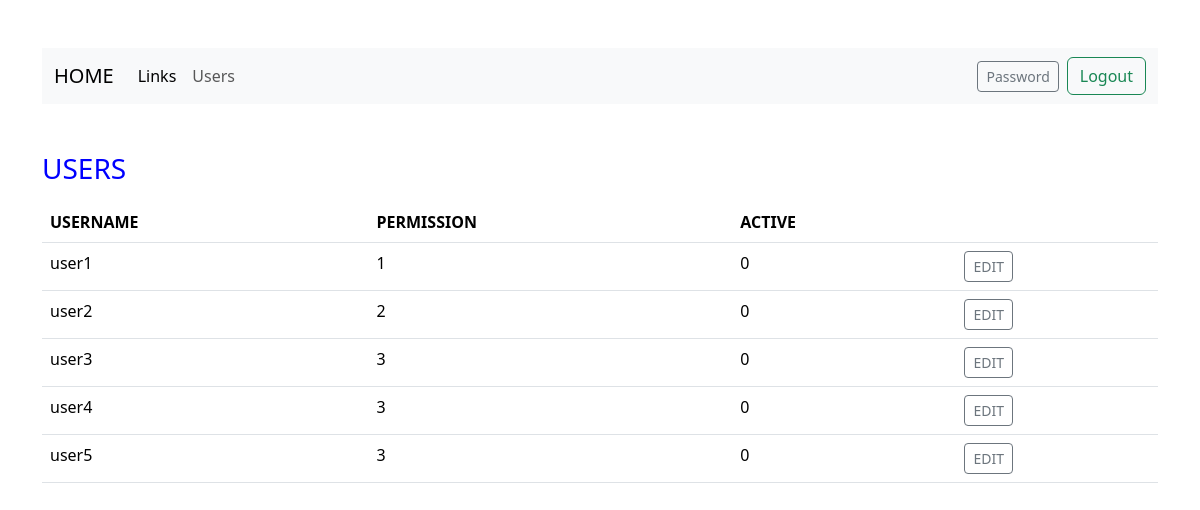
The page /users (signed in) on the database as committed earlier.
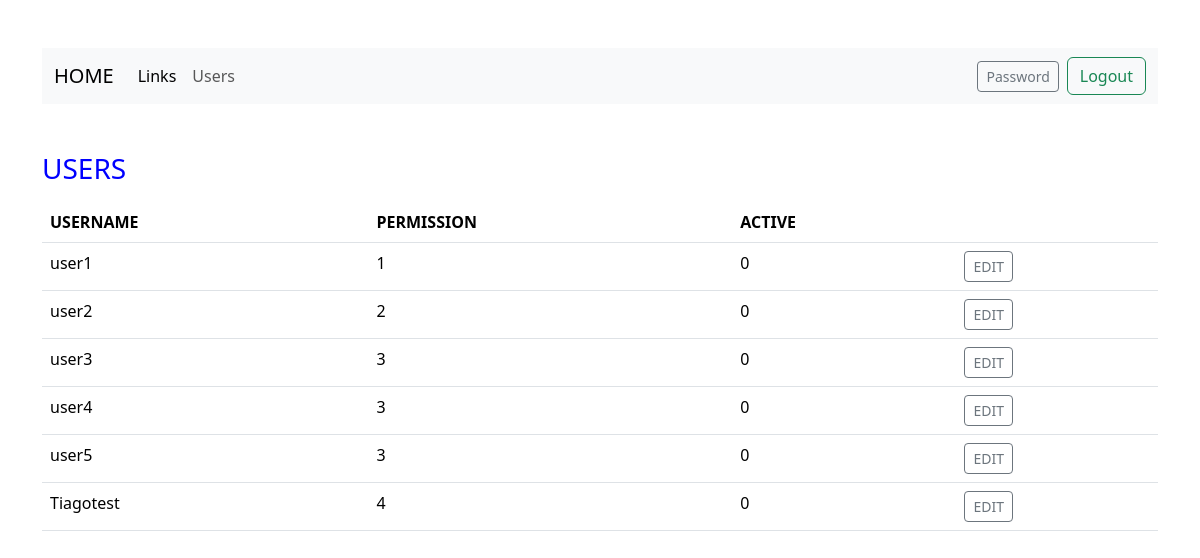
The same page on the database as committed later.
### tables this page shows
CREATE TABLE users (id INTEGER PRIMARY KEY AUTOINCREMENT NOT NULL, username TEXT NOT NULL, hash TEXT NOT NULL, permission INTEGER DEFAULT 4 NOT NULL, active BLOB DEFAULT 0 NOT NULL);

### app.py (the view)
@app.route("/users")
def users():
    userID = session["user_id"]
    users = db.execute("SELECT * FROM users WHERE id > 1")
    return render_template("users.html", users = users)

### templates/users.html (shortened to what this page needs)
{% extends "layout.html" %}
{% block body %}
<div class="mb-3"><h3>USERS</h3></div>
    <table class="table">
        <thead>
            <tr>
                <th>USERNAME</th>
                <th>PERMISSION</th>
                <th>ACTIVE</th>
                <th></th>
            </tr>
        </thead>
        <tbody>
            {% for user in users %}
            <tr>
                <td> {{ user["username"] }}</td>
                <td> {{ user["permission"] }}</td>
                <td> {{ user["active"] }}</td>
                <td>
                  <form action="/edituser" method="post">
                    <button type="submit" class="btn btn-sm btn-outline-secondary" >EDIT</button>
                  </form>
                </td>
            </tr>
            {% endfor %}
        </tbody>
    </table>
{% endblock %}

### templates/layout.html (shortened to what this page needs)
<!DOCTYPE HTML>
<html lang="en">
    <head>
        <link rel="stylesheet" href="styles.css">
        <link href="https://cdn.jsdelivr.net/npm/bootstrap@5.3.3/dist/css/bootstrap.min.css" rel="stylesheet">
        <link rel="stylesheet" href="styles.css">
    </head>
    <body class="">
      <div class="container py-5">
        <nav class="navbar navbar-expand-lg bg-body-tertiary">
      <div class="container-fluid" id="navbar">
        <a class="navbar-brand mb-0 h1" href="/">HOME</a>
        <div class="collapse navbar-collapse" id="navbarSupportedContent">
          {% if session.get("user_id") %}
          <ul class="navbar-nav me-auto mb-2 mb-lg-0">
            <li class="nav-item">
              <a class="nav-link active" href="/links">Links</a>
            {% if session.get("permission") > 2 %}
            </li>
            <li class="nav-item">
              <a class="nav-link disabled" href="/history">History</a>
            </li>
            {% else %}
            </li>
            {% endif %}
            {% if session.get("permission") > 1 %}
            <li class="nav-item">
              <a class="nav-link disabled" aria-disabled="true">Users</a>
            </li>
            {% else %}
            <li class="nav-item">
              <a class="nav-link" href="/users">Users</a>
            </li>
            {% endif %}
          </ul>
          <form class="d-flex" action="/password">
            <button class="btn btn-sm btn-outline-secondary me-2" type="submit">Password</button>
          </form>
          <form class="d-flex" action="/logout">
            <button class="btn btn-outline-success" type="submit">Logout</button>
          </form>
          {% endif %}
        </div>
      </div>
    </nav>
    <br><br>
        {% block body %}{% endblock %}
      </div>
    </body>
</html>

### templates/styles.css (style rules this page uses)
h1, h2, h3, h4, h5, h6, p { color: blue; }

Rows that differ between the two databases and show on the page:
added users: username "Tiagotest", permission "4", active "0"
